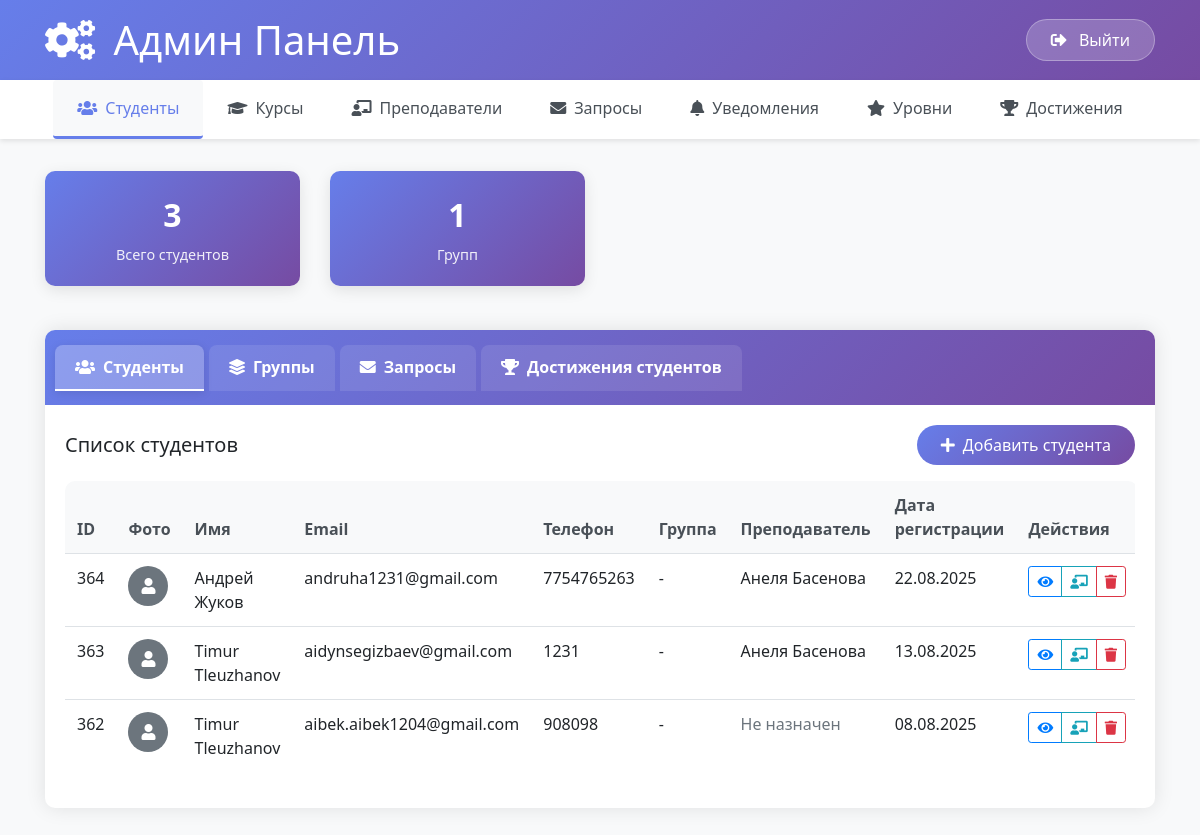
/admin_students/ (signed in), run on the app's committed database.
### courses/models.py (models this page shows, shortened)
class Student(models.Model):
    GRADE_CHOICES = [
        (1, '1 класс'),
        (2, '2 класс'),
        (3, '3 класс'),
        (4, '4 класс'),
        (5, '5 класс'),
        (6, '6 класс'),
        (7, '7 класс'),
        (8, '8 класс'),
        (9, '9 класс'),
        (10, '10 класс'),
        (11, '11 класс'),
    ]
    user = models.OneToOneField(User, on_delete=models.CASCADE)
    avatar = models.ImageField(upload_to='avatars/', null=True, blank=True)
    phone_number = models.CharField(max_length=20, null=True, blank=True)
    email = models.EmailField(null=True, blank=True)
    courses = models.ManyToManyField('Course', related_name='students_set', blank=True)
    teacher = models.ForeignKey('Teacher', on_delete=models.SET_NULL, null=True, blank=True, related_name='assigned_students', verbose_name='Преподаватель')
    stars = models.IntegerField(default=0)
    completed_quizzes = models.ManyToManyField(Quiz, through='QuizAttempt', related_name='completed_by')
    blocked_modules = models.ManyToManyField('Module', related_name='blocked_for_students', blank=True)
    profile_edited_once = models.BooleanField(default=False)
    first_name = models.CharField(max_length=100, null=True, blank=True)
    last_name = models.CharField(max_length=100, null=True, blank=True)
    temporary_password = models.CharField(max_length=100, null=True, blank=True)
    is_school_student = models.BooleanField(default=True, verbose_name='Школьник')
    grade = models.IntegerField(choices=GRADE_CHOICES, null=True, blank=True, verbose_name='Класс')
    age = models.IntegerField(null=True, blank=True, verbose_name='Возраст')
    def calculate_level(self):
        level = self.get_level()
        return level.number if level else 1
    def get_level(self):
        return Level.objects.filter(min_stars__lte=self.stars, max_stars__gt=self.stars).order_by('number').first()

class Teacher(models.Model):
    user = models.OneToOneField(User, on_delete=models.CASCADE, related_name='teacher_profile')
    first_name = models.CharField(max_length=100, verbose_name='Имя')
    last_name = models.CharField(max_length=100, verbose_name='Фамилия')
    email = models.EmailField(unique=True, verbose_name='Email')
    phone_number = models.CharField(max_length=20, verbose_name='Номер телефона', blank=True, null=True)
    avatar = models.ImageField(upload_to='teacher_avatars/', blank=True, null=True, verbose_name='Фото профиля')
    bio = models.TextField(blank=True, null=True, verbose_name='О преподавателе')
    specialization = models.CharField(max_length=200, blank=True, null=True, verbose_name='Специализация')
    is_active = models.BooleanField(default=True, verbose_name='Активен')
    created_at = models.DateTimeField(auto_now_add=True, verbose_name='Дата создания')
    updated_at = models.DateTimeField(auto_now=True, verbose_name='Дата обновления')
    class Meta:
        verbose_name = 'Преподаватель'
        verbose_name_plural = 'Преподаватели'
        ordering = ['last_name', 'first_name']

class User(AbstractUser):
    is_student = models.BooleanField(default=False)
    is_admin = models.BooleanField(default=False)
    is_teacher = models.BooleanField(default=False)
    groups = models.ManyToManyField(
        Group,
        related_name='custom_user_set',
        blank=True,
        help_text='The groups this user belongs to.',
        verbose_name='groups'
    )
    user_permissions = models.ManyToManyField(
        Permission,
        related_name='custom_user_permissions_set',
        blank=True,
        help_text='Specific permissions for this user.',
        verbose_name='user permissions'
    )
    class Meta:
        verbose_name = 'User'
        verbose_name_plural = 'Users'

### courses/views.py (the view, shortened to what this page needs)
# urls.py: path('admin_students/', views.admin_students_page, name='admin_students_page'),
@login_required
def admin_students_page(request):
    from .models import Student, Group, StudentMessageRequest, ProfileEditRequest, StudentAchievement
    from django.contrib.auth.models import User
    from django.contrib import messages
    students = Student.objects.all().order_by('-user__date_joined')
    groups = Group.objects.all()
    teachers = Teacher.objects.all()
    message_requests = StudentMessageRequest.objects.all().order_by('-created_at')
    profile_requests = ProfileEditRequest.objects.all().order_by('-created_at')
    total_requests = []
    for message_request in message_requests:
        total_requests.append({
            'id': message_request.id,
            'student': message_request.student,
            'request_type': 'message',
            'message': message_request.message,
            'status': message_request.status,
            'created_at': message_request.created_at,
            'get_status_display': message_request.get_status_display,
        })
    for profile_request in profile_requests:
        total_requests.append({
            'id': profile_request.id,
            'student': profile_request.student,
            'request_type': 'profile',
            'message': 'Редактирование профиля',
            'status': profile_request.status,
            'created_at': profile_request.created_at,
            'get_status_display': profile_request.get_status_display,
        })
    total_requests.sort(key=lambda x: x['created_at'], reverse=True)
    student_achievements = StudentAchievement.objects.select_related('student', 'achievement').all()
    context = {
        'students': students,
        'groups': groups,
        'teachers': teachers,
        'total_requests': total_requests,
        'student_achievements': student_achievements,
        'active_tab': 'students'
    }
    return render(request, 'courses/admin_students_page.html', context)

### courses/templates/courses/admin_students_page.html (shortened to what this page needs)
{% extends 'courses/admin_base.html' %}
{% block content %}
<div class="row mb-4">
    <div class="col-md-3">
        <div class="stats-card text-center">
            <div class="stats-number">{{ students.count }}</div>
            <div class="stats-label">Всего студентов</div>
        </div>
    </div>
    <div class="col-md-3">
        <div class="stats-card text-center">
            <div class="stats-number">{{ groups.count }}</div>
            <div class="stats-label">Групп</div>
        </div>
    </div>
</div>
<div class="row">
    <div class="col-12">
        <div class="card">
            <div class="card-header">
                <ul class="nav nav-tabs card-header-tabs" id="studentsTabs" role="tablist">
                    <li class="nav-item">
                        <a class="nav-link active" id="students-tab" data-toggle="tab" href="#students" role="tab">
                            <i class="fas fa-users mr-2"></i>Студенты
                        </a>
                    </li>
                    <li class="nav-item">
                        <a class="nav-link" id="groups-tab" data-toggle="tab" href="#groups" role="tab">
                            <i class="fas fa-layer-group mr-2"></i>Группы
                        </a>
                    </li>
                    <li class="nav-item">
                        <a class="nav-link" id="requests-tab" data-toggle="tab" href="#requests" role="tab">
                            <i class="fas fa-envelope mr-2"></i>Запросы
                        </a>
                    </li>
                    <li class="nav-item">
                        <a class="nav-link" id="achievements-tab" data-toggle="tab" href="#achievements" role="tab">
                            <i class="fas fa-trophy mr-2"></i>Достижения студентов
                        </a>
                    </li>
                </ul>
            </div>
            <div class="card-body">
                <div class="tab-content" id="studentsTabContent">
                    <div class="tab-pane fade show active" id="students" role="tabpanel">
                        <div class="d-flex justify-content-between align-items-center mb-3">
                            <h5 class="mb-0">Список студентов</h5>
                            <button class="btn btn-primary" data-toggle="modal" data-target="#addStudentModal">
                                <i class="fas fa-plus mr-2"></i>Добавить студента
                            </button>
                        </div>
                        <div class="table-responsive">
                            <table class="table table-hover">
                                <thead>
                                    <tr>
                                        <th>ID</th>
                                        <th>Фото</th>
                                        <th>Имя</th>
                                        <th>Email</th>
                                        <th>Телефон</th>
                                        <th>Группа</th>
                                        <th>Преподаватель</th>
                                        <th>Дата регистрации</th>
                                        <th>Действия</th>
                                    </tr>
                                </thead>
                                <tbody>
                                    {% for student in students %}
                                    <tr>
                                        <td>{{ student.id }}</td>
                                        <td>
                                            {% if student.avatar %}
                                                <img src="{{ student.avatar.url }}" alt="Avatar" class="rounded-circle" width="40" height="40">
                                            {% else %}
                                                <div class="rounded-circle bg-secondary text-white d-flex align-items-center justify-content-center" style="width: 40px; height: 40px;">
                                                    <i class="fas fa-user"></i>
                                                </div>
                                            {% endif %}
                                        </td>
                                        <td>{{ student.first_name }} {{ student.last_name }}</td>
                                        <td>{{ student.email }}</td>
                                        <td>{{ student.phone_number|default:"-" }}</td>
                                        <td>{{ student.group.name|default:"-" }}</td>
                                        <td>
                                            {% if student.teacher %}
                                                {{ student.teacher.first_name }} {{ student.teacher.last_name }}
                                            {% else %}
                                                <span class="text-muted">Не назначен</span>
                                            {% endif %}
                                        </td>
                                        <td>{{ student.user.date_joined|date:"d.m.Y" }}</td>
                                        <td>
                                            <div class="btn-group" role="group">
                                                <a href="{% url 'student_details' student.id %}" class="btn btn-sm btn-outline-primary">
                                                    <i class="fas fa-eye"></i>
                                                </a>
                                                <button class="btn btn-sm btn-outline-info" onclick="assignTeacher({{ student.id }})" title="Назначить преподавателя">
                                                    <i class="fas fa-chalkboard-teacher"></i>
                                                </button>
                                                <button class="btn btn-sm btn-outline-danger" onclick="deleteStudent({{ student.id }})">
                                                    <i class="fas fa-trash"></i>
                                                </button>
                                            </div>
                                        </td>
                                    </tr>
                                    {% empty %}
                                    <tr>
                                        <td colspan="8" class="text-center text-muted">Студенты не найдены</td>
                                    </tr>
                                    {% endfor %}
                                </tbody>
                            </table>
                        </div>
                    </div>
                </div>
            </div>
        </div>
    </div>
</div>
{% endblock %}

### courses/templates/courses/admin_base.html (style rules this page uses)
body { font-family: 'Segoe UI', Tahoma, Geneva, Verdana, sans-serif; background-color: #f8f9fa; }
.card { border: none; box-shadow: 0 0 20px rgba(0,0,0,0.1); border-radius: 10px; margin-bottom: 1.5rem; }
.card-header { background: linear-gradient(135deg, #667eea 0%, #764ba2 100%); color: white; border-radius: 10px 10px 0 0 !important; font-weight: 600; }
.btn-primary { background: linear-gradient(135deg, #667eea 0%, #764ba2 100%); border: none; border-radius: 25px; padding: 0.5rem 1.5rem; }
.table { background: white; border-radius: 10px; overflow: hidden; }
.table thead th { background: #f8f9fa; border: none; font-weight: 600; color: #495057; }
.stats-card { background: linear-gradient(135deg, #667eea 0%, #764ba2 100%); color: white; border-radius: 15px; padding: 1.5rem; margin-bottom: 1rem; }
.stats-card .stats-number { font-size: 2rem; font-weight: bold; }
.stats-card .stats-label { font-size: 0.9rem; opacity: 0.9; }

### courses/templates/courses/admin_students_page.html (style rules this page uses)
.nav-tabs .nav-link { color: #ffffff !important; background-color: rgba(255, 255, 255, 0.1) !important; border: none !important; border-bottom: 2px solid transparent !important; border-radius: 8px 8px 0 0 !important; margin-right: 5px !important; padding: 10px 20px !important; transition: all 0.3s ease !important; }
.nav-tabs .nav-link.active { color: #ffffff !important; background-color: rgba(255, 255, 255, 0.25) !important; border-bottom-color: #ffffff !important; font-weight: 600 !important; box-shadow: 0 2px 10px rgba(0, 0, 0, 0.1) !important; }
.stats-card { background: linear-gradient(135deg, #667eea 0%, #764ba2 100%); color: white; padding: 20px; border-radius: 10px; box-shadow: 0 4px 15px rgba(0,0,0,0.1); margin-bottom: 20px; }
.stats-number { font-size: 2.5rem; font-weight: bold; margin-bottom: 5px; }
.stats-label { font-size: 0.9rem; opacity: 0.9; }
.card-header { background: linear-gradient(135deg, #667eea 0%, #764ba2 100%) !important; border-bottom: none !important; border-radius: 10px 10px 0 0 !important; padding: 15px 20px !important; }
.card-header-tabs { border-bottom: none !important; margin-bottom: 0 !important; }

### data on the page
Student: id "364", first_name "Андрей", last_name "Жуков", email "andruha1231@gmail.com", phone_number "7754765263", group.name "-", teacher.first_name "Анеля", teacher.last_name "Басенова", user.date_joined "22.08.2025"
Student: id "363", first_name "Timur", last_name "Tleuzhanov", email "aidynsegizbaev@gmail.com", phone_number "1231", group.name "-", teacher.first_name "Анеля", teacher.last_name "Басенова", user.date_joined "13.08.2025"
Student: id "362", first_name "Timur", last_name "Tleuzhanov", email "aibek.aibek1204@gmail.com", phone_number "908098", group.name "-", shows "Не назначен", user.date_joined "08.08.2025"

### other printed values
{{ students.count }} "3"
{{ groups.count }} "1"
